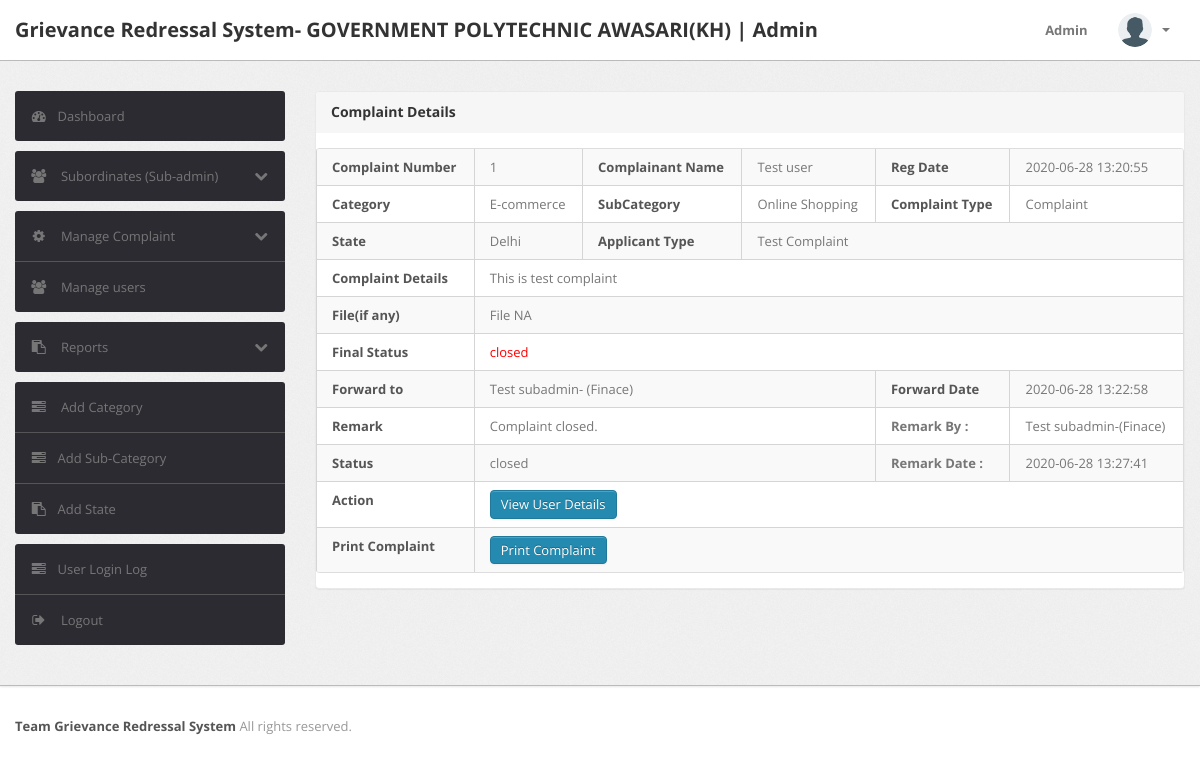
The app's page /grs/admin/complaint-details.php?cid=1 (signed in) with its own data.
### tables this page shows
CREATE TABLE `tblcomplaints` (
  `complaintNumber` int(11) NOT NULL,
  `userId` int(11) DEFAULT NULL,
  `category` int(11) DEFAULT NULL,
  `subcategory` varchar(255) DEFAULT NULL,
  `complaintType` varchar(255) DEFAULT NULL,
  `state` varchar(255) DEFAULT NULL,
  `noc` varchar(255) DEFAULT NULL,
  `complaintDetails` mediumtext DEFAULT NULL,
  `complaintFile` varchar(255) DEFAULT NULL,
  `regDate` timestamp NULL DEFAULT current_timestamp(),
  `status` varchar(50) DEFAULT NULL,
  `lastUpdationDate` timestamp NULL DEFAULT NULL ON UPDATE current_timestamp()
);

CREATE TABLE `users` (
  `id` int(11) NOT NULL,
  `fullName` varchar(255) DEFAULT NULL,
  `userEmail` varchar(255) DEFAULT NULL,
  `password` varchar(255) DEFAULT NULL,
  `contactNo` bigint(11) DEFAULT NULL,
  `address` tinytext DEFAULT NULL,
  `State` varchar(255) DEFAULT NULL,
  `country` varchar(255) DEFAULT NULL,
  `pincode` int(6) DEFAULT NULL,
  `userImage` varchar(255) DEFAULT NULL,
  `regDate` timestamp NOT NULL DEFAULT current_timestamp(),
  `updationDate` timestamp NULL DEFAULT NULL,
  `status` int(1) DEFAULT NULL
);

CREATE TABLE `category` (
  `id` int(11) NOT NULL,
  `categoryName` varchar(255) DEFAULT NULL,
  `categoryDescription` longtext DEFAULT NULL,
  `creationDate` timestamp NULL DEFAULT current_timestamp(),
  `updationDate` timestamp NULL DEFAULT NULL ON UPDATE current_timestamp()
);

CREATE TABLE `tblforwardhistory` (
  `id` int(11) NOT NULL,
  `ComplaintNumber` bigint(12) DEFAULT NULL,
  `ForwardFrom` int(6) DEFAULT NULL,
  `ForwardTo` int(6) DEFAULT NULL,
  `ForwadDate` timestamp NULL DEFAULT current_timestamp()
);

CREATE TABLE `tblsubadmin` (
  `id` int(11) NOT NULL,
  `SubAdminName` varchar(150) DEFAULT NULL,
  `Department` varchar(150) DEFAULT NULL,
  `EmailId` varchar(150) DEFAULT NULL,
  `ContactNumber` bigint(12) DEFAULT NULL,
  `UserName` varchar(12) DEFAULT NULL,
  `Password` varchar(150) DEFAULT NULL,
  `RegDate` timestamp NULL DEFAULT current_timestamp(),
  `LastUpdationDate` timestamp NULL DEFAULT NULL ON UPDATE current_timestamp(),
  `IsActive` int(1) DEFAULT NULL
);

CREATE TABLE `tblsubadminremark` (
  `id` int(11) NOT NULL,
  `ComplainNumber` bigint(12) DEFAULT NULL,
  `ComplainStatus` varchar(20) DEFAULT NULL,
  `ComplainRemark` mediumtext DEFAULT NULL,
  `RemarkBy` int(11) DEFAULT NULL,
  `PostingDate` timestamp NULL DEFAULT current_timestamp()
);

### grs/admin/complaint-details.php (the view, shortened to what this page needs)
<?php
include('include/config.php');
if(strlen($_SESSION['alogin'])==0)
	{
header('location:index.php');
}
else{
?>
<!DOCTYPE html>
<html lang="en">
<head>
	<link type="text/css" href="bootstrap/css/bootstrap.min.css" rel="stylesheet">
	<link type="text/css" href="bootstrap/css/bootstrap-responsive.min.css" rel="stylesheet">
	<link type="text/css" href="css/theme.css" rel="stylesheet">
	<link type="text/css" href="images/icons/css/font-awesome.css" rel="stylesheet">
</head>
<body>
<?php include('include/header.php');?>
	<div class="wrapper">
		<div class="container">
			<div class="row">
<?php include('include/sidebar.php');?>
			<div class="span9">
					<div class="content">
	<div class="module">
							<div class="module-head">
								<h3>Complaint Details</h3>
							</div>
							<div class="module-body table">
								<table cellpadding="0" cellspacing="0" border="0" class="datatable-1 table table-bordered table-striped	 display" width="100%">
									<tbody>
<?php $st='closed';
$query=mysqli_query($con,"select tblcomplaints.*,users.fullName as name,category.categoryName as catname from tblcomplaints join users on users.id=tblcomplaints.userId join category on category.id=tblcomplaints.category where tblcomplaints.complaintNumber='".$_GET['cid']."'");
while($row=mysqli_fetch_array($query))
{
?>
										<tr>
											<td><b>Complaint Number</b></td>
											<td><?php echo htmlentities($row['complaintNumber']);?></td>
											<td><b>Complainant Name</b></td>
											<td> <?php echo htmlentities($row['name']);?></td>
											<td><b>Reg Date</b></td>
											<td><?php echo htmlentities($row['regDate']);?>
											</td>
										</tr>
<tr>
											<td><b>Category </b></td>
											<td><?php echo htmlentities($row['catname']);?></td>
											<td><b>SubCategory</b></td>
											<td> <?php echo htmlentities($row['subcategory']);?></td>
											<td><b>Complaint Type</b></td>
											<td><?php echo htmlentities($row['complaintType']);?>
											</td>
										</tr>
<tr>
											<td><b>State </b></td>
											<td><?php echo htmlentities($row['state']);?></td>
											<td ><b>Applicant Type</b></td>
											<td colspan="3"><?php echo htmlentities($row['noc']);?></td>
										</tr>
<tr>
											<td><b>Complaint Details </b></td>
											<td colspan="5"> <?php echo htmlentities($row['complaintDetails']);?></td>
										</tr>
<tr>
											<td><b>File(if any) </b></td>
											<td colspan="5"> <?php $cfile=$row['complaintFile'];
if($cfile=="" || $cfile=="NULL")
{
  echo "File NA";
}
else{?>
<a href="../users/complaintdocs/<?php echo htmlentities($row['complaintFile']);?>" target="_blank"/> View File</a>
<?php } ?></td>
</tr>
<tr>
<td><b>Final Status</b></td>
<td colspan="5" style="color:red"><?php if($row['status']==""){ echo "Not Process Yet";
} else {
echo htmlentities($row['status']);
}?></td>
</tr>
<?php
$cmpno=intval($_GET['cid']);
$qry=mysqli_query($con,"select  tblsubadmin.SubAdminName,tblsubadmin.Department,tblforwardhistory.ForwadDate from tblforwardhistory join tblsubadmin on tblsubadmin.id=tblforwardhistory.ForwardTo where tblforwardhistory.ComplaintNumber='$cmpno'");
while($result=mysqli_fetch_array($qry))
{
?>
<tr>
<td><b>Forward to </b></td>
<td colspan="3"> <?php echo htmlentities($result['SubAdminName']);?>- (<?php echo htmlentities($result['Department']);?>)</td>
<td><b>Forward Date </b></td>
<td> <?php echo htmlentities($result['ForwadDate']);?></td>
</tr>
<?php } ?>
<?php $ret1=mysqli_query($con,"select tblsubadminremark.ComplainRemark,tblsubadminremark.ComplainStatus,tblsubadminremark.PostingDate,
	tblsubadmin.SubAdminName,tblsubadmin.Department from tblsubadminremark
	join tblcomplaints on tblcomplaints.complaintNumber=tblsubadminremark.ComplainNumber
	join tblsubadmin on tblsubadmin.id=tblsubadminremark.RemarkBy
	where tblsubadminremark.ComplainNumber='".$_GET['cid']."'");
while($rww=mysqli_fetch_array($ret1))
{
?>
<tr>
<td><b>Remark</b></td>
<td colspan="3"><?php echo  htmlentities($rww['ComplainRemark']); ?>
<th>Remark By :</th>
<td><?php echo  htmlentities($rww['SubAdminName']); ?>-(<?php echo  htmlentities($rww['Department']); ?>)</td>
</tr>
<tr>
<td><b>Status</b></td>
<td colspan="3"><?php echo  htmlentities($rww['ComplainStatus']); ?></td>
<th>Remark Date :</th>
<td ><?php echo  htmlentities($rww['PostingDate']); ?></td>
</tr>
<?php }?>
<tr>
											<td><b>Action</b></td>
											<td colspan="5">
											<a href="javascript:void(0);" onClick="popUpWindow('userprofile.php?uid=<?php echo htmlentities($row['userId']);?>');" title="Update order">
											<button type="button" class="btn btn-primary">View User Details</button></a></td>
										</tr>
<tr>
<td><b>Print Complaint</b></td>
<td colspan="5">
<button type="button" class="btn btn-primary" id="Printbtn" onClick="PrintComplaint('content')">Print Complaint</button></a></td>
<?php  } ?>
</tr>
</table>
</div>
</div>
					</div>
				</div>
			</div>
		</div>
	</div>
<?php include('include/footer.php');?>
</body>
<?php } ?>

### grs/admin/css/theme.css (style rules this page uses)
body { font-size: 13px; font-family: 'Open Sans', Arial, sans-serif; background: #fff; color: #777 }
h1, h2, h3, h4, h5, h6 { color: #333; margin-top: 0 }
h3 { font-size: 20px }
strong, b { color: #555 }
.wrapper { background: url(../images/bg.png) #eee; border-bottom: 1px solid #bbb; -webkit-box-shadow: 0 1px 2px rgba(0,0,0,0.1); -moz-box-shadow: 0 1px 2px rgba(0,0,0,0.1); box-shadow: 0 1px 2px rgba(0,0,0,0.1); padding: 30px 0 }
select, textarea, input[type="text"], input[type="password"], input[type="datetime"], input[type="datetime-local"], input[type="date"], input[type="month"], input[type="time"], input[type="week"], input[type="number"], input[type="email"], input[type="url"], input[type="search"], input[type="tel"], input[type="color"], .uneditable-input, label, input, button, select, textarea { -webkit-border-radius: 3px; -moz-border-radius: 3px; border-radius: 3px; font-size: 13px; font-family: 'Open Sans', Tahoma, Arial, sans-serif }
.module { background: #fff; -webkit-border-radius: 3px; -moz-border-radius: 3px; border-radius: 3px; border: 1px solid #ccc; border-bottom-color: #bbb; -webkit-box-shadow: 0 0 1px rgba(0,0,0,0.2); -moz-box-shadow: 0 0 1px rgba(0,0,0,0.2); box-shadow: 0 0 1px rgba(0,0,0,0.2); margin-bottom: 30px }
.btn, .btn-box { -webkit-border-radius: 3px; -moz-border-radius: 3px; border-radius: 3px }
.btn { font-size: 13px; font-weight: 600 }
.btn { display: inline-block; margin-bottom: 0; font-weight: 400; text-align: center; vertical-align: middle; cursor: pointer; background-image: none; border: 1px solid transparent; white-space: nowrap; padding: 4px 10px; font-size: 13px; line-height: 1.42857; border-radius: 4px; -webkit-user-select: none; -moz-user-select: none; -ms-user-select: none; user-select: none }
.btn-primary { color: #fff; background-color: #248aaf; border-color: #20799a }
.table { margin-bottom: 0 }
.table th, .table td { border-color: #d5d5d5!important }
.table-bordered thead:first-child tr:first-child>th:first-child, .table-bordered tbody:first-child tr:first-child>td:first-child { -webkit-border-top-left-radius: 2px; -moz-border-radius-topleft: 2px; border-top-left-radius: 2px }
.table-bordered thead:first-child tr:first-child>th:last-child, .table-bordered tbody:first-child tr:first-child>td:last-child { -webkit-border-top-right-radius: 2px; -moz-border-radius-topright: 2px; border-top-right-radius: 2px }
.table-bordered thead:last-child tr:last-child>th:first-child, .table-bordered tbody:last-child tr:last-child>td:first-child, .table-bordered tfoot:last-child tr:last-child>td:first-child { -webkit-border-bottom-left-radius: 2px; -moz-border-radius-bottomleft: 2px; border-bottom-left-radius: 2px }
.module { box-shadow: 0 0 3px rgba(0,0,0,.1); border-color: #e9e9e9; margin-bottom: 20px; background-color: #fff; border-radius: 4px; -webkit-box-shadow: 0 1px 1px rgba(0,0,0,.05); box-shadow: 0 1px 1px rgba(0,0,0,.05); }
.module-head { color: #767676; background-color: #f6f6f6; border-color: #e9e9e9; padding: 10px 15px; border-bottom: 1px solid transparent; border-top-right-radius: 3px; border-top-left-radius: 3px; }
.module-head h3 { font-size: 14px; line-height: 20px; height: 20px; margin: 0 }
.module-body { padding: 15px }
.module-body.table { padding: 15px 0 }
.module-body.table .table th, .module-body.table .table td { padding-left: 15px; padding-right: 15px }

### records on screen
tblcomplaints: complaintNumber "1", userId.fullName "Test user", regDate "2020-06-28 13:20:55", category.categoryName "E-commerce", subcategory "Online Shopping", complaintType "Complaint", state "Delhi", noc "Test Complaint", complaintDetails "This is test complaint", complaintFile "File NA", status "closed"
tblforwardhistory: tblsubadmin.SubAdminName "Test subadmin", tblsubadmin.Department "Finace", ForwadDate "2020-06-28 13:22:58"
tblsubadminremark: ComplainRemark "Complaint closed.", tblsubadmin.SubAdminName "Test subadmin", tblsubadmin.Department "Finace", ComplainStatus "closed", PostingDate "2020-06-28 13:27:41"
